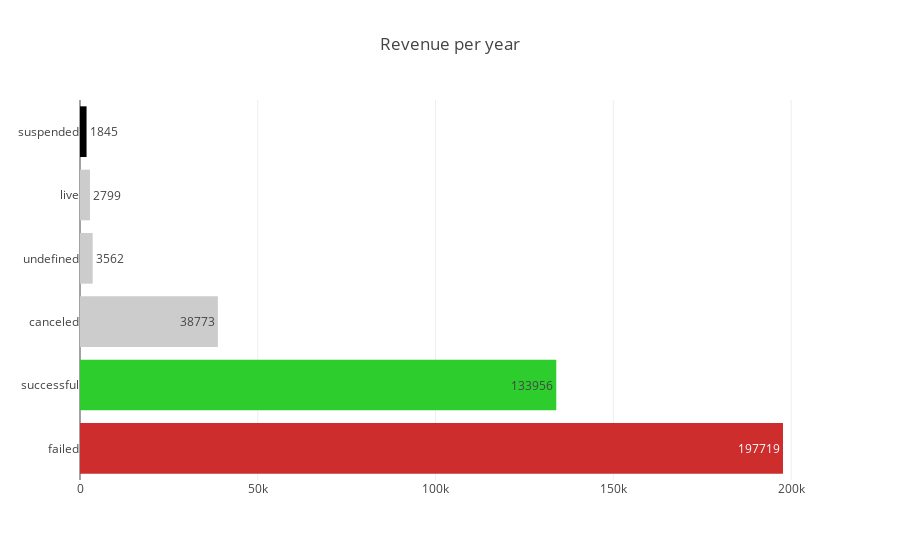

Notebook source saved alongside this figure:
### Markdown cell above
Kickstarter divides their main categories into 14 distinct groups of unequal size. Publishing, at 16.8% (63,000 projects), is the largest category in the dataset, while journalism is a little under 1% (3768 projects). While the distribution is unfortunately unbalanced, that is the data that we have, and we still have plenty of observations for each category to work with.

### Code cell
data = [go.Bar(
    x = kickstart_data['state'].value_counts(),
    y = kickstart_data['state'].value_counts().index,
    text = kickstart_data['state'].value_counts(),
    textposition = 'auto',
    orientation = 'h',
    hoverinfo='none',
    marker=dict(
        color=['rgba(205,45,45,1)', 'rgba(45,205,45,1)'
               'rgba(205,45,45,1)', 'rgba(204,204,204,1)',
               'rgba(204,204,204,1)', 'rgba(204,204,204,1)'])
)]

layout = go.Layout(
    title='Revenue per year',
)

fig = go.Figure(data=data, layout=layout)
py.offline.iplot(fig, filename ='cufflinks/simple')

### Figure 1 — Plotly figure (JSON) as saved in the notebook; plotly's stock layout.template omitted (floating-point values rounded to 4 significant figures)
{"data": [{"hoverinfo": "none", "marker": {"color": ["rgba(205,45,45,1)", "rgba(45,205,45,1)rgba(205,45,45,1)", "rgba(204,204,204,1)", "rgba(204,204,204,1)", "rgba(204,204,204,1)"]}, "orientation": "h", "text": [197719, 133956, 38773, 3562, 2799, 1845], "textposition": "auto", "type": "bar", "x": [197719, 133956, 38773, 3562, 2799, 1845], "y": ["failed", "successful", "canceled", "undefined", "live", "suspended"]}], "layout": {"title": "Revenue per year"}}
